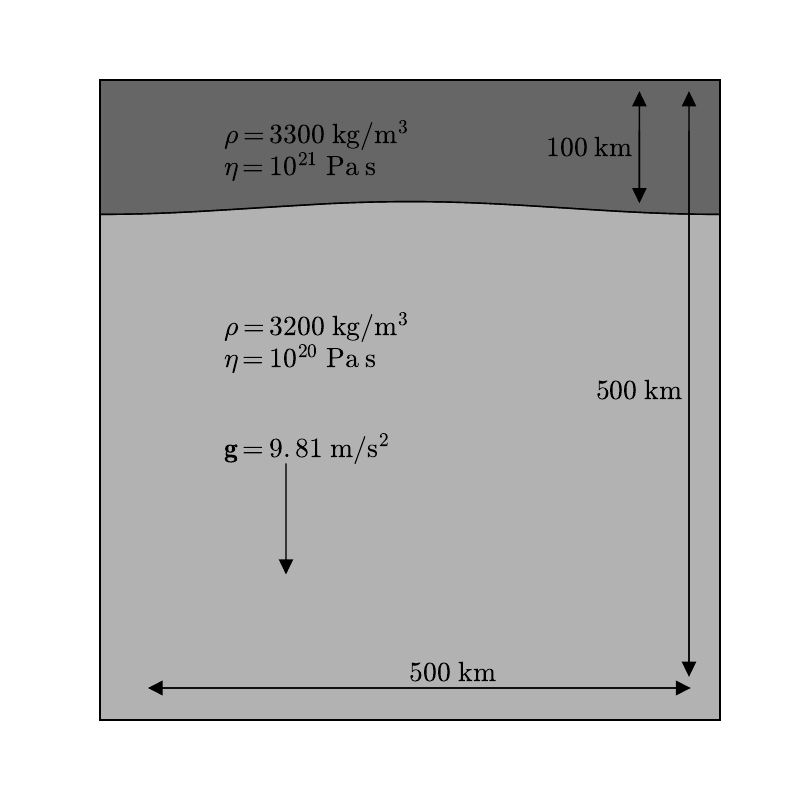

This chart was generated by the following Python code:
import matplotlib.pyplot as plt
import numpy as np

L=500
H=L
thickness=100.

fig = plt.figure( figsize=(8,8) )
ax = fig.add_subplot(111)

ax.axes.get_yaxis().set_major_formatter(plt.NullFormatter())
ax.axes.get_xaxis().set_major_formatter(plt.NullFormatter())
ax.tick_params( top='off', bottom='off', left='off', right='off')

amplitude = 5.0
x = np.linspace(0,L,1000)
interface = -thickness - amplitude*np.cos(2.*np.pi*x/x[-1.])

#plot fluid
ax.plot(x,interface, color='k')
plt.fill_between(x, -L, interface, color='black', alpha=0.3)
plt.fill_between(x, interface, 0., color='black', alpha=0.6)


head_size = 10


#Draw arrow for gravity
ax.arrow(0.3*L, -0.6*L, 0.0, -.15*L, head_width=head_size, head_length=head_size, fc='k', ec='k')
ax.text(0.2*L,-0.59*L, r'${\bf g}=9.81 \; \mathrm{m}/\mathrm{s}^2$', fontsize=20)

#Add density information
ax.text(0.2*L, -0.10*L, r'$\rho = 3300  \; \mathrm{kg}/\mathrm{m}^3$', fontsize=20)
ax.text(0.2*L, -0.15*L, r'$\eta = 10^{21} \; \mathrm{Pa} \; \mathrm{s}$', fontsize=20)

ax.text(0.2*L, -0.40*L, r'$\rho = 3200  \; \mathrm{kg}/\mathrm{m}^3$', fontsize=20)
ax.text(0.2*L, -0.45*L, r'$\eta = 10^{20} \; \mathrm{Pa} \; \mathrm{s}$', fontsize=20)

#Draw arrow for length
ax.arrow(0.08*L, -0.95*H, 0.85*L, 0.0, head_width=head_size, head_length=head_size, fc='k', ec='k')
ax.arrow(0.95*L, -0.95*H, -0.85*L, 0.0, head_width=head_size, head_length=head_size, fc='k', ec='k')
ax.text(0.5*L, -.94*H, r'$500 \; \mathrm{km}$', fontsize=20)

#Draw arrow for depth
ax.arrow(0.95*L, -0.08*H, 0, -0.83*H, head_width=head_size, head_length=head_size, fc='k', ec='k')
ax.arrow(0.95*L, -0.92*H, 0, 0.88*H, head_width=head_size, head_length=head_size, fc='k', ec='k')
ax.text(0.8*L, -0.5*H, r'$500 \; \mathrm{km}$', fontsize=20)

#Draw arrow for layer thickness
ax.arrow(0.87*L, -0.08*H, 0, -0.09*H, head_width=head_size, head_length=head_size, fc='k', ec='k')
ax.arrow(0.87*L, -0.18*H, 0, 0.14*H, head_width=head_size, head_length=head_size, fc='k', ec='k')
ax.text(0.72*L, -0.12*H, r'$100 \; \mathrm{km}$', fontsize=20)

ax.set_xlim(0,L)
ax.set_ylim(-L,0.)

#plt.show()
plt.savefig("rayleigh_taylor_setup.pdf")
